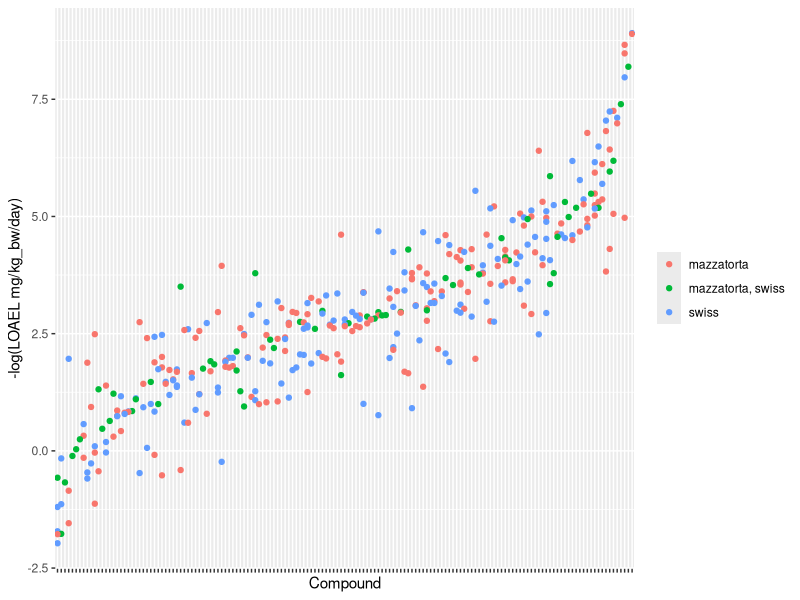

This figure's R source:
library(ggplot2)
library(grid)
library(gridExtra)

m = read.csv("data/mazzatorta.csv",header=T)
s = read.csv("data/swiss.csv",header=T)

m.dupsmi = unique(m$SMILES[duplicated(m$SMILES)])
s.dupsmi = unique(s$SMILES[duplicated(s$SMILES)])
m.dup = m[m$SMILES %in% m.dupsmi,]
s.dup = s[s$SMILES %in% s.dupsmi,]

m.dup$LOAEL= -log10(m.dup$LOAEL)
s.dup$LOAEL= -log10(s.dup$LOAEL)
m.dup$SMILES <- reorder(m.dup$SMILES,m.dup$LOAEL)
s.dup$SMILES <- reorder(s.dup$SMILES,s.dup$LOAEL)

p1 <- ggplot(m.dup, aes(SMILES,LOAEL),ymin = min(LOAEL), ymax=max(LOAEL)) + ylab('-log(LOAEL mg/kg_bw/day)') + xlab('Compound') + theme(axis.text.x = element_blank()) + geom_point() + ggtitle("Mazzatorta") + ylim(-1,4)
p2 <- ggplot(s.dup, aes(SMILES,LOAEL),ymin = min(LOAEL), ymax=max(LOAEL)) + ylab('-log(LOAEL mg/kg_bw/day)') + xlab('Compound') + theme(axis.text.x = element_blank()) + geom_point() + ggtitle("Swiss Federal Office") + ylim(-1,4)

#pdf('figure/dataset-variability.pdf')
#grid.arrange(p1,p2,ncol=1)
#dev.off()

data <- read.csv("data/test.csv",header=T)
data$LOAEL = -log(data$LOAEL)
data$SMILES <- reorder(data$SMILES,data$LOAEL)
img = ggplot(data,aes(SMILES,LOAEL,ymin = min(LOAEL), ymax=max(LOAEL),color=Dataset)) + geom_point()
img <- img + ylab('-log(LOAEL mg/kg_bw/day)') + xlab('Compound') + theme(axis.text.x = element_blank())  + theme(legend.title=element_blank())
img = img + scale_fill_discrete(breaks=c("Mazzatorta", "Both", "Swiss Federal Office"))
img = img 

ggsave(file='figure/dataset-variability.pdf', plot=img, width=12,height=8)
